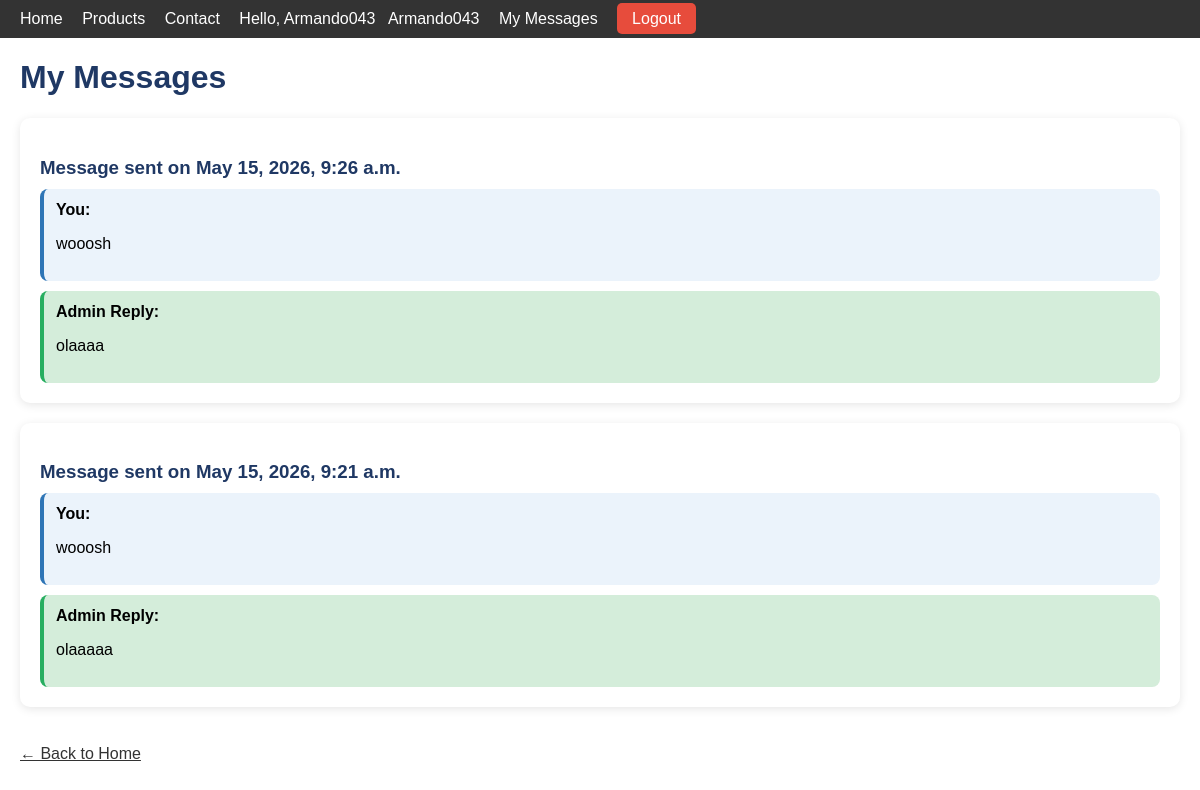
/my-messages/ (signed in), run on the app's committed database.
### store/models.py (models this page shows, shortened)
class Message(models.Model):
    name = models.CharField(max_length=200)
    email = models.CharField(max_length=200)
    contact = models.CharField(max_length=20, blank=True, null=True)
    message = models.TextField()
    reply = models.TextField(blank=True, null=True)
    created_at = models.DateTimeField(auto_now_add=True)
    is_read = models.BooleanField(default=False)

### store/views.py (the view)
# urls.py: path('my-messages/', views.my_messages, name='my_messages'),
def my_messages(request):
    if not request.user.is_authenticated:
        return redirect('user_login')
    with connection.cursor() as cursor:
        cursor.execute("""
            SELECT name, email, contact,
                   message, reply, created_at
            FROM store_message
            WHERE email = %s
            ORDER BY created_at DESC
        """, [request.user.email])
        rows = cursor.fetchall()
    messages = [
        {
            'name': row[0],
            'email': row[1],
            'contact': row[2],
            'message': row[3],
            'reply': row[4],
            'created_at': row[5],
        }
        for row in rows
    ]
    return render(request, 'store/my_messages.html',
                 {'messages': messages})

### store/templates/store/my_messages.html (shortened to what this page needs)
{% extends 'store/base.html' %}
{% block content %}
<h1 style="color:#1F3864;"> My Messages</h1>
{% if messages %}
    {% for msg in messages %}
    <div class="message-card">
        <h3>Message sent on {{ msg.created_at }}</h3>
        <div class="my-message">
            <strong>You:</strong>
            <p>{{ msg.message }}</p>
        </div>
        {% if msg.reply %}
        <div class="admin-reply">
            <strong>Admin Reply:</strong>
            <p>{{ msg.reply }}</p>
        </div>
        {% else %}
        <div class="no-reply">
             Waiting for admin reply...
        </div>
        {% endif %}
    </div>
    {% endfor %}
{% else %}
    <p>You have not sent any messages yet.</p>
    <a href="{% url 'contact' %}">Send a Message</a>
{% endif %}
<br>
<a href="{% url 'home' %}">← Back to Home</a>
{% endblock %}

### store/templates/store/base.html (shortened to what this page needs)
<!DOCTYPE html>
<html>
<head>
</head>
<body>
<nav>
    <a href="{% url 'home' %}"> Home</a>
    <a href="{% url 'product_list' %}"> Products</a>
    <a href="{% url 'contact' %}">Contact</a>
    {% if user.is_authenticated %}
        <span style="color:white;">
            Hello, {{ user.username }}
        </span>
    {% endif %}
    {% if user.is_authenticated %}
    <span style="color: white; margin-right: 15px;">
         {{ user.username }}
    </span>
    <a href="{% url 'my_messages' %}"
       style="color: white;
              margin-right: 15px;
              text-decoration: none;">
         My Messages
    </a>
    <a href="{% url 'user_logout' %}"
       style="background-color: #e74c3c;
              padding: 7px 15px;
              border-radius: 5px;
              color: white;
              text-decoration: none;">
         Logout
    </a>
    {% else %}
        <a href="{% url 'user_login' %}">Login</a>
        <a href="{% url 'register' %}">Register</a>
    {% endif %}
</nav>
    <div class="content">
        {% block content %}
        {% endblock %}
    </div>
</body>
</html>

### store/templates/store/base.html (style rules this page uses)
body { font-family: Arial, sans-serif; margin: 0; padding: 0; }
nav { background-color: #333; padding: 10px 20px; }
nav a { color: white; margin-right: 15px; text-decoration: none; }
.content { margin: 20px; }
a { color: #333; }

### store/templates/store/my_messages.html (style rules this page uses)
.message-card { background: white; border-radius: 10px; box-shadow: 0 2px 10px rgba(0,0,0,0.1); padding: 20px; margin-bottom: 20px; }
.message-card h3 { color: #1F3864; margin-bottom: 10px; }
.my-message { background: #EBF3FB; padding: 12px; border-radius: 8px; margin-bottom: 10px; border-left: 4px solid #2E75B6; }
.admin-reply { background: #d4edda; padding: 12px; border-radius: 8px; border-left: 4px solid #27ae60; }

### data on the page
Message: created_at "May 15, 2026, 9:26 a.m.", message "wooosh", reply "olaaaa"
Message: created_at "May 15, 2026, 9:21 a.m.", message "wooosh", reply "olaaaaa"

### other printed values
{{ user.username }} "Armando043"
